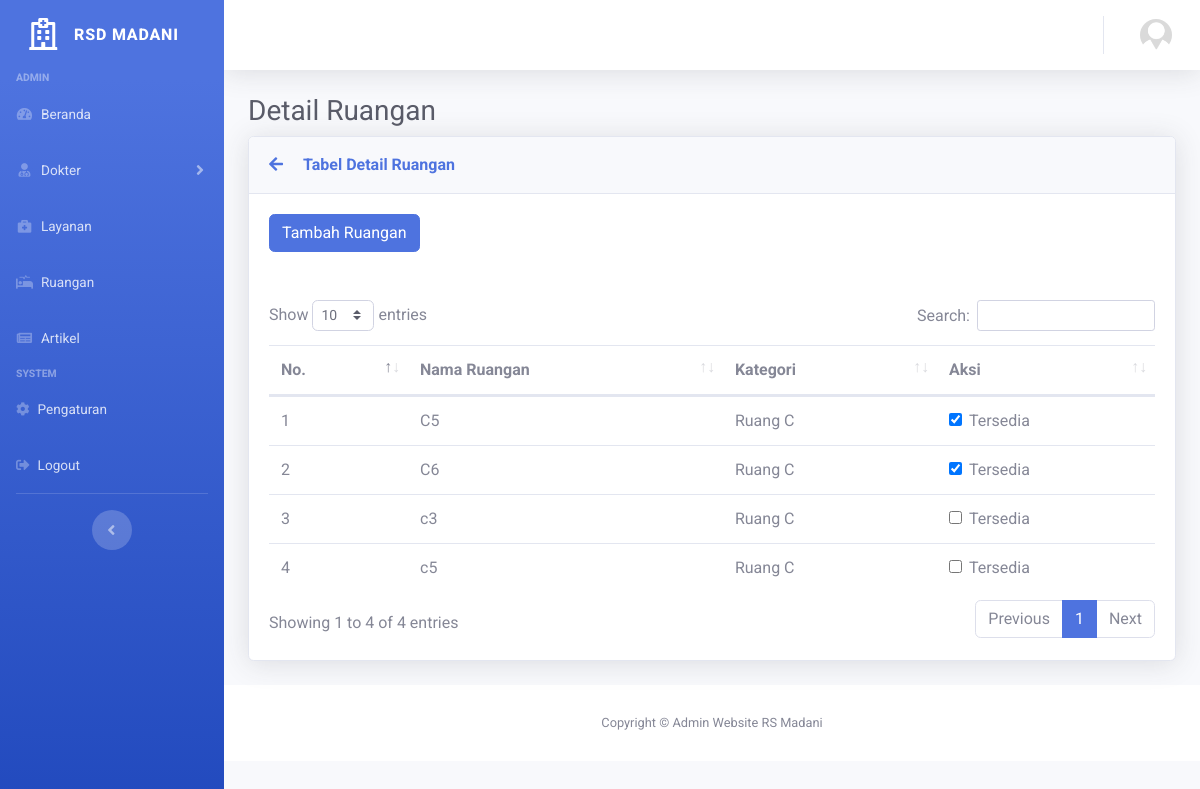
The page /admin/ruangan/detail/12 on the database its author committed.
### tables this page shows
CREATE TABLE `ruangan` (
  `id` int(11) NOT NULL,
  `ktruangan` varchar(64) NOT NULL,
  `exist` int(1) NOT NULL,
  `modified_at` timestamp NOT NULL DEFAULT CURRENT_TIMESTAMP ON UPDATE CURRENT_TIMESTAMP
);

CREATE TABLE `dtl_ruangan` (
  `id` int(11) NOT NULL,
  `nama` varchar(64) NOT NULL,
  `id_kategori` varchar(11) NOT NULL,
  `is_active` int(1) NOT NULL
);

### application/controllers/admin/Ruangan.php (called while the page is built, shortened)
<?php
class Ruangan extends CI_Controller
{
  public function __construct()
  {
    $this->load->model('md_ruangan', 'mr');
  }
  public function detail($id)
  {
    $data['title'] = 'Detail Ruangan';
    $data['user'] = $this->db->get_where('user', ['email' => $this->session->userdata('email')])->row_array();
    $data['dtl_ruangan'] = $this->mr->get_dtl($id);
    $data['ruangan'] = $this->mr->get_id($id)[0];
    $this->load->view('admin/templates/header', $data);
    $this->load->view('admin/templates/sidebar', $data);
    $this->load->view('admin/templates/topbar', $data);
    $this->load->view('admin/ruangan/detail', $data);
    $this->load->view('admin/templates/footer');
  }
}

### index.php (called while the page is built, shortened)
<?php
require_once BASEPATH.'core/CodeIgniter.php';

### application/models/Md_ruangan.php (called while the page is built, shortened)
<?php
class Md_ruangan extends CI_Model
{
  public function get_dtl($id)
  {
    return $this->db->query('select * from ruangan inner join dtl_ruangan on ruangan.id = dtl_ruangan.id_kategori where ruangan.id = ' . $id)->result();
  }
}

### application/views/admin/ruangan/detail.php (the view, shortened to what this page needs)
<div id="content">
  <div class="container-fluid">
    <h1 class="h3 mb-2 text-gray-800"><?= $title ?></h1>
    <div class="card shadow mb-4">
      <div class="card-header py-3">
        <a href="<?= base_url('admin/ruangan') ?>"><i class="fa fa-arrow-left"></i></a>
        <h6 class="m-0 font-weight-bold text-primary d-inline ml-3">Tabel Detail Ruangan</h6>
      </div>
      <div class="card-body">
        <button class="btn btn-primary" data-toggle="modal" data-target="#tambahruangan">Tambah Ruangan</button>
        <div class="table-responsive">
          <br />
          <br />
          <table class="table table-hover" id="dataTable">
            <thead>
              <th>No. </th>
              <th>Nama Ruangan</th>
              <th>Kategori</th>
              <th>Aksi</th>
            </thead>
            <tbody>
              <?php $no = 1; foreach ($dtl_ruangan as $d): ?>
              <tr>
                <td><?= $no++ ?></td>
                <td><?= $d->nama ?></td>
                <td><?= $d->ktruangan ?></td>
                <td>
                  <div class="form-check">
                    <input type="checkbox" class="form-check-input"
                    <?= $d->is_active == 1? 'checked' : null ?> onchange="return setTersedia('<?= $d->id ?>, <?= $d->is_active ?>')">
                    <label class="form-check-label" for="tersedia">Tersedia</label>
                  </div>
                </td>
              </tr>
              <?php endforeach; ?>
            </tbody>
          </table>
        </div>
      </div>
    </div>
  </div>
</div>

### assets/css/rs.css (style rules this page uses)
* { box-sizing: border-box; margin: 0; padding: 0; font-family: "Roboto", sans-serif; }

### rows shown on the page
ruangan: dtl_ruangan.nama "C5", ktruangan "Ruang C", dtl_ruangan.nama "C6", dtl_ruangan.nama "c3", dtl_ruangan.nama "c5"
dtl_ruangan: is_active "☑"
dtl_ruangan: is_active "☑"

### other values the page prints
$title "Detail Ruangan"
